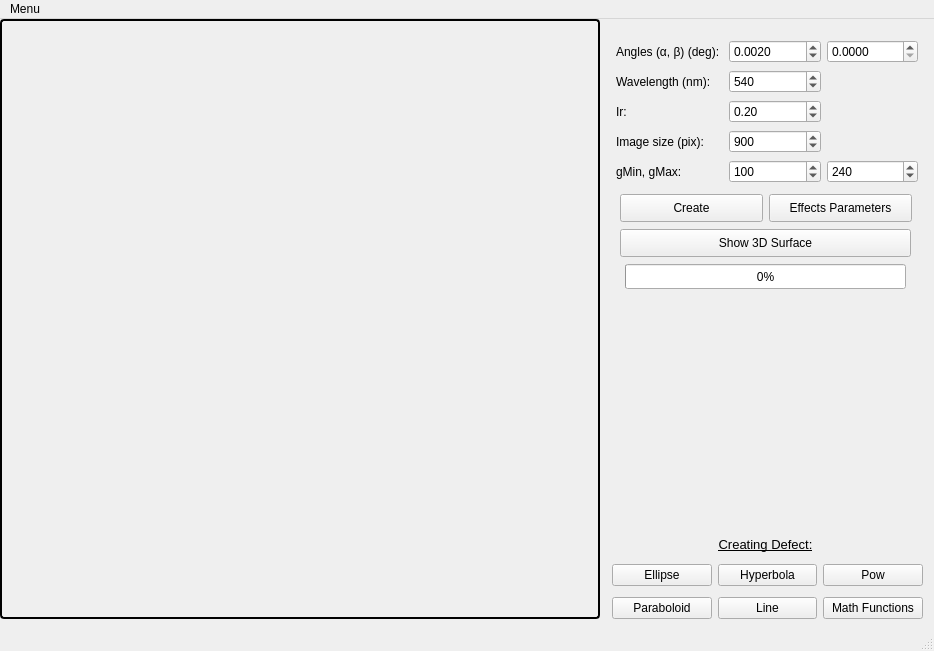
<?xml version="1.0" encoding="UTF-8"?>
<ui version="4.0">
 <class>MainWindow</class>
 <widget class="QMainWindow" name="MainWindow">
  <property name="geometry">
   <rect>
    <x>0</x>
    <y>0</y>
    <width>934</width>
    <height>651</height>
   </rect>
  </property>
  <property name="sizePolicy">
   <sizepolicy hsizetype="Fixed" vsizetype="Fixed">
    <horstretch>0</horstretch>
    <verstretch>0</verstretch>
   </sizepolicy>
  </property>
  <property name="minimumSize">
   <size>
    <width>934</width>
    <height>651</height>
   </size>
  </property>
  <property name="maximumSize">
   <size>
    <width>934</width>
    <height>651</height>
   </size>
  </property>
  <property name="windowTitle">
   <string>Linnik</string>
  </property>
  <widget class="QWidget" name="centralwidget">
   <widget class="QLabel" name="label">
    <property name="geometry">
     <rect>
      <x>0</x>
      <y>0</y>
      <width>600</width>
      <height>600</height>
     </rect>
    </property>
    <property name="autoFillBackground">
     <bool>false</bool>
    </property>
    <property name="styleSheet">
     <string notr="true">QLabel {
	 border: 2px solid black;
     border-radius: 4px;
     padding: 2px;
}</string>
    </property>
    <property name="text">
     <string/>
    </property>
    <property name="scaledContents">
     <bool>true</bool>
    </property>
   </widget>
   <widget class="QWidget" name="layoutWidget">
    <property name="geometry">
     <rect>
      <x>616</x>
      <y>20</y>
      <width>302</width>
      <height>150</height>
     </rect>
    </property>
    <layout class="QGridLayout" name="gridLayout">
     <item row="2" column="1">
      <widget class="QDoubleSpinBox" name="alphaEdit">
       <property name="minimum">
        <double>0.010000000000000</double>
       </property>
       <property name="maximum">
        <double>0.990000000000000</double>
       </property>
       <property name="singleStep">
        <double>0.010000000000000</double>
       </property>
       <property name="value">
        <double>0.200000000000000</double>
       </property>
      </widget>
     </item>
     <item row="3" column="0">
      <widget class="QLabel" name="label_5">
       <property name="toolTip">
        <string>Image size (width = height)</string>
       </property>
       <property name="text">
        <string>Image size (pix): </string>
       </property>
      </widget>
     </item>
     <item row="1" column="1">
      <widget class="QSpinBox" name="wavelengthEdit">
       <property name="maximum">
        <number>1000</number>
       </property>
       <property name="singleStep">
        <number>10</number>
       </property>
       <property name="value">
        <number>540</number>
       </property>
      </widget>
     </item>
     <item row="0" column="2">
      <widget class="QDoubleSpinBox" name="yAngleEdit">
       <property name="decimals">
        <number>4</number>
       </property>
       <property name="maximum">
        <double>360.000000000000000</double>
       </property>
      </widget>
     </item>
     <item row="3" column="1">
      <widget class="QSpinBox" name="resolutionEdit">
       <property name="minimum">
        <number>600</number>
       </property>
       <property name="maximum">
        <number>3000</number>
       </property>
       <property name="singleStep">
        <number>300</number>
       </property>
       <property name="value">
        <number>900</number>
       </property>
      </widget>
     </item>
     <item row="1" column="0">
      <widget class="QLabel" name="label_3">
       <property name="toolTip">
        <string>Wavelength (nm)</string>
       </property>
       <property name="text">
        <string>Wavelength (nm):</string>
       </property>
      </widget>
     </item>
     <item row="0" column="1">
      <widget class="QDoubleSpinBox" name="xAngleEdit">
       <property name="decimals">
        <number>4</number>
       </property>
       <property name="maximum">
        <double>1.000000000000000</double>
       </property>
       <property name="singleStep">
        <double>0.001000000000000</double>
       </property>
       <property name="value">
        <double>0.002000000000000</double>
       </property>
      </widget>
     </item>
     <item row="2" column="0">
      <widget class="QLabel" name="label_4">
       <property name="toolTip">
        <string>Percentage of light intensity that is reflected from the mirror</string>
       </property>
       <property name="text">
        <string>Ir:</string>
       </property>
      </widget>
     </item>
     <item row="0" column="0">
      <widget class="QLabel" name="label_2">
       <property name="toolTip">
        <string>α - angle of inclination of the mirror plane, β - angle of rotation</string>
       </property>
       <property name="text">
        <string>Angles (α, β) (deg): </string>
       </property>
      </widget>
     </item>
     <item row="4" column="0">
      <widget class="QLabel" name="label_6">
       <property name="toolTip">
        <string>Intensity range (0..255), green channel</string>
       </property>
       <property name="text">
        <string>gMin, gMax:</string>
       </property>
      </widget>
     </item>
     <item row="4" column="1">
      <widget class="QSpinBox" name="gMinEdit">
       <property name="maximum">
        <number>255</number>
       </property>
       <property name="value">
        <number>100</number>
       </property>
      </widget>
     </item>
     <item row="4" column="2">
      <widget class="QSpinBox" name="gMaxEdit">
       <property name="maximum">
        <number>255</number>
       </property>
       <property name="value">
        <number>240</number>
       </property>
      </widget>
     </item>
    </layout>
   </widget>
   <widget class="QPushButton" name="setParametersButton">
    <property name="geometry">
     <rect>
      <x>769</x>
      <y>175</y>
      <width>143</width>
      <height>28</height>
     </rect>
    </property>
    <property name="text">
     <string>Effects Parameters</string>
    </property>
   </widget>
   <widget class="QPushButton" name="createButton">
    <property name="geometry">
     <rect>
      <x>620</x>
      <y>175</y>
      <width>143</width>
      <height>28</height>
     </rect>
    </property>
    <property name="text">
     <string>Create</string>
    </property>
   </widget>
   <widget class="QProgressBar" name="progressBar">
    <property name="geometry">
     <rect>
      <x>625</x>
      <y>245</y>
      <width>281</width>
      <height>25</height>
     </rect>
    </property>
    <property name="toolTip">
     <string>(づ｡◕‿‿◕｡)づ</string>
    </property>
    <property name="value">
     <number>0</number>
    </property>
   </widget>
   <widget class="QPushButton" name="graphButton">
    <property name="geometry">
     <rect>
      <x>620</x>
      <y>210</y>
      <width>291</width>
      <height>28</height>
     </rect>
    </property>
    <property name="text">
     <string>Show 3D Surface</string>
    </property>
   </widget>
   <widget class="QLabel" name="label_7">
    <property name="geometry">
     <rect>
      <x>610</x>
      <y>510</y>
      <width>311</width>
      <height>31</height>
     </rect>
    </property>
    <property name="font">
     <font>
      <pointsize>10</pointsize>
      <underline>true</underline>
     </font>
    </property>
    <property name="text">
     <string>Creating Defect:</string>
    </property>
    <property name="alignment">
     <set>Qt::AlignCenter</set>
    </property>
   </widget>
   <widget class="QWidget" name="layoutWidget1">
    <property name="geometry">
     <rect>
      <x>612</x>
      <y>540</y>
      <width>311</width>
      <height>65</height>
     </rect>
    </property>
    <layout class="QGridLayout" name="gridLayout_2">
     <item row="0" column="0">
      <widget class="QPushButton" name="section_1_button_ellipse">
       <property name="sizePolicy">
        <sizepolicy hsizetype="Minimum" vsizetype="Fixed">
         <horstretch>0</horstretch>
         <verstretch>0</verstretch>
        </sizepolicy>
       </property>
       <property name="text">
        <string>Ellipse</string>
       </property>
      </widget>
     </item>
     <item row="0" column="1">
      <widget class="QPushButton" name="section_2_button_giperbola">
       <property name="sizePolicy">
        <sizepolicy hsizetype="Minimum" vsizetype="Fixed">
         <horstretch>0</horstretch>
         <verstretch>0</verstretch>
        </sizepolicy>
       </property>
       <property name="text">
        <string>Hyperbola</string>
       </property>
      </widget>
     </item>
     <item row="0" column="2">
      <widget class="QPushButton" name="section_3_button_parabola">
       <property name="sizePolicy">
        <sizepolicy hsizetype="Minimum" vsizetype="Fixed">
         <horstretch>0</horstretch>
         <verstretch>0</verstretch>
        </sizepolicy>
       </property>
       <property name="text">
        <string>Pow</string>
       </property>
      </widget>
     </item>
     <item row="1" column="0">
      <widget class="QPushButton" name="section_4_button_paraboloid">
       <property name="sizePolicy">
        <sizepolicy hsizetype="Minimum" vsizetype="Fixed">
         <horstretch>0</horstretch>
         <verstretch>0</verstretch>
        </sizepolicy>
       </property>
       <property name="text">
        <string>Paraboloid</string>
       </property>
      </widget>
     </item>
     <item row="1" column="1">
      <widget class="QPushButton" name="section_5_button_line">
       <property name="sizePolicy">
        <sizepolicy hsizetype="Minimum" vsizetype="Fixed">
         <horstretch>0</horstretch>
         <verstretch>0</verstretch>
        </sizepolicy>
       </property>
       <property name="text">
        <string>Line</string>
       </property>
      </widget>
     </item>
     <item row="1" column="2">
      <widget class="QPushButton" name="section_6_button_math">
       <property name="sizePolicy">
        <sizepolicy hsizetype="Minimum" vsizetype="Fixed">
         <horstretch>0</horstretch>
         <verstretch>0</verstretch>
        </sizepolicy>
       </property>
       <property name="text">
        <string>Math Functions</string>
       </property>
      </widget>
     </item>
    </layout>
   </widget>
  </widget>
  <widget class="QMenuBar" name="menubar">
   <property name="geometry">
    <rect>
     <x>0</x>
     <y>0</y>
     <width>934</width>
     <height>26</height>
    </rect>
   </property>
   <widget class="QMenu" name="menuData">
    <property name="title">
     <string>Menu</string>
    </property>
    <addaction name="actionAdd_Deffect"/>
    <addaction name="actionSave_Parameters"/>
    <addaction name="actionLoad_Parameters"/>
   </widget>
   <addaction name="menuData"/>
  </widget>
  <widget class="QStatusBar" name="statusbar"/>
  <action name="actionSave_Parameters">
   <property name="text">
    <string>Save Parameters </string>
   </property>
  </action>
  <action name="actionAdd_Deffect">
   <property name="text">
    <string>Select Defect</string>
   </property>
  </action>
  <action name="actionLoad_Parameters">
   <property name="text">
    <string>Load Parameters</string>
   </property>
  </action>
 </widget>
 <resources/>
 <connections/>
</ui>
